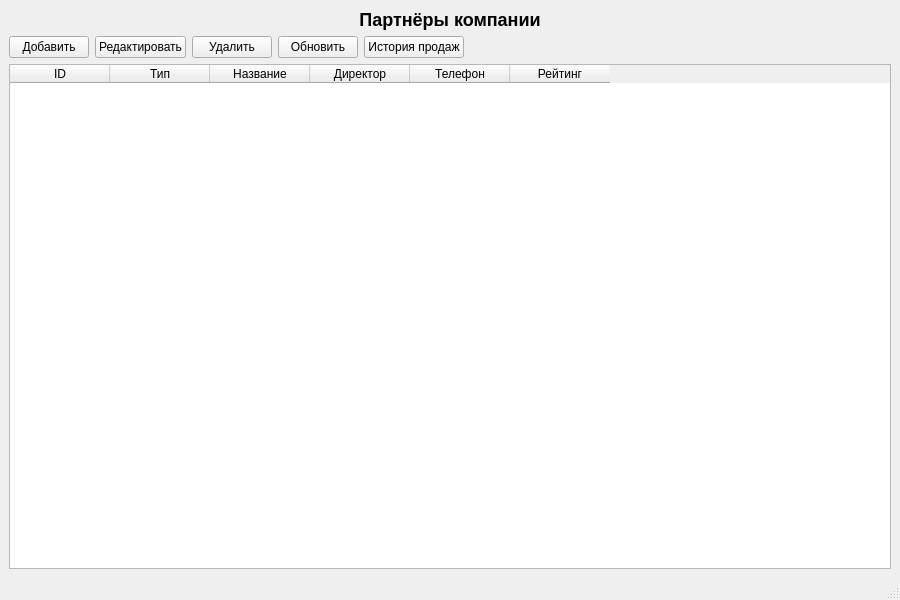
<?xml version="1.0" encoding="UTF-8"?>
<ui version="4.0">
 <class>MainWindow</class>
 <widget class="QMainWindow" name="MainWindow">
  <property name="geometry">
   <rect>
    <x>0</x>
    <y>0</y>
    <width>900</width>
    <height>600</height>
   </rect>
  </property>
  <property name="windowTitle">
   <string>Партнёры компании</string>
  </property>
  <widget class="QWidget" name="centralwidget">
   <layout class="QVBoxLayout" name="verticalLayout">
    <!-- Заголовок -->
    <item>
     <widget class="QLabel" name="labelTitle">
      <property name="text">
       <string>&lt;h2&gt;Партнёры компании&lt;/h2&gt;</string>
      </property>
      <property name="alignment">
       <set>Qt::AlignCenter</set>
      </property>
     </widget>
    </item>

    <!-- Панель кнопок -->
    <item>
     <layout class="QHBoxLayout" name="horizontalLayoutButtons">
      <item>
       <widget class="QPushButton" name="btnAdd">
        <property name="text">
         <string>Добавить</string>
        </property>
       </widget>
      </item>
      <item>
       <widget class="QPushButton" name="btnEdit">
        <property name="text">
         <string>Редактировать</string>
        </property>
       </widget>
      </item>
      <item>
       <widget class="QPushButton" name="btnDelete">
        <property name="text">
         <string>Удалить</string>
        </property>
       </widget>
      </item>
      <item>
       <widget class="QPushButton" name="btnRefresh">
        <property name="text">
         <string>Обновить</string>
        </property>
       </widget>
      </item>
      <item>
       <widget class="QPushButton" name="btnHistory">
        <property name="text">
         <string>История продаж</string>
        </property>
       </widget>
      </item>
      <!-- Растяжка -->
      <item>
       <spacer name="horizontalSpacer">
        <property name="orientation">
         <enum>Qt::Horizontal</enum>
        </property>
        <property name="sizeHint" stdset="0">
         <size>
          <width>40</width>
          <height>20</height>
         </size>
        </property>
       </spacer>
      </item>
     </layout>
    </item>

    <!-- Таблица партнёров -->
    <item>
     <widget class="QTableWidget" name="tablePartners">
      <property name="columnCount">
       <number>6</number>
      </property>
      <property name="rowCount">
       <number>0</number>
      </property>
      <column>
       <property name="text">
        <string>ID</string>
       </property>
      </column>
      <column>
       <property name="text">
        <string>Тип</string>
       </property>
      </column>
      <column>
       <property name="text">
        <string>Название</string>
       </property>
      </column>
      <column>
       <property name="text">
        <string>Директор</string>
       </property>
      </column>
      <column>
       <property name="text">
        <string>Телефон</string>
       </property>
      </column>
      <column>
       <property name="text">
        <string>Рейтинг</string>
       </property>
      </column>
      <property name="selectionBehavior">
       <enum>QAbstractItemView::SelectRows</enum>
      </property>
      <property name="selectionMode">
       <enum>QAbstractItemView::SingleSelection</enum>
      </property>
      <property name="editTriggers">
       <set>QAbstractItemView::NoEditTriggers</set>
      </property>
      <property name="alternatingRowColors">
       <bool>true</bool>
      </property>
      <property name="sortingEnabled">
       <bool>true</bool>
      </property>
     </widget>
    </item>
   </layout>
  </widget>
  <widget class="QMenuBar" name="menubar"/>
  <widget class="QStatusBar" name="statusbar"/>
 </widget>
 <resources/>
 <connections/>
</ui>
